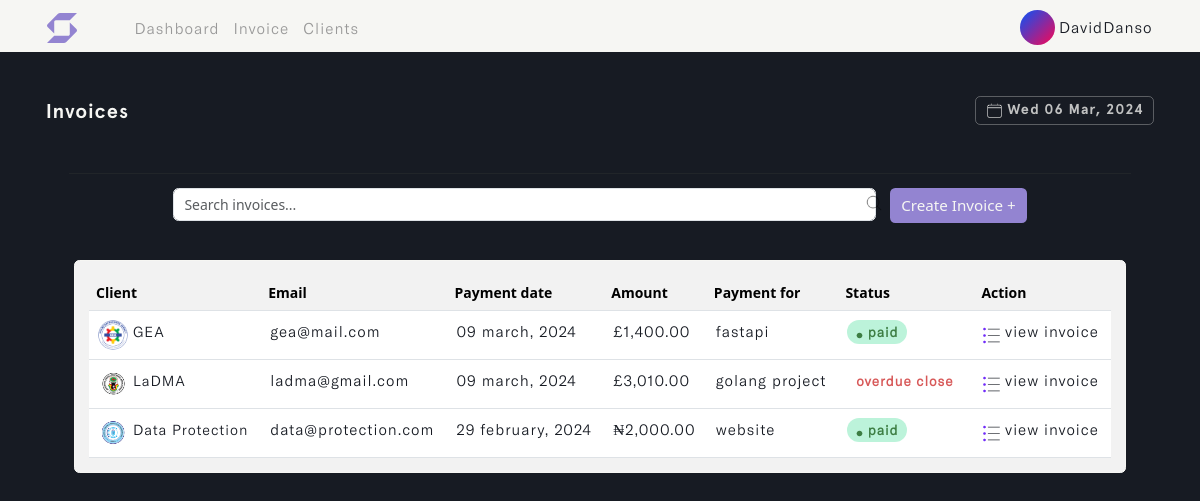
Page /invoice (signed in) on the earlier database version.
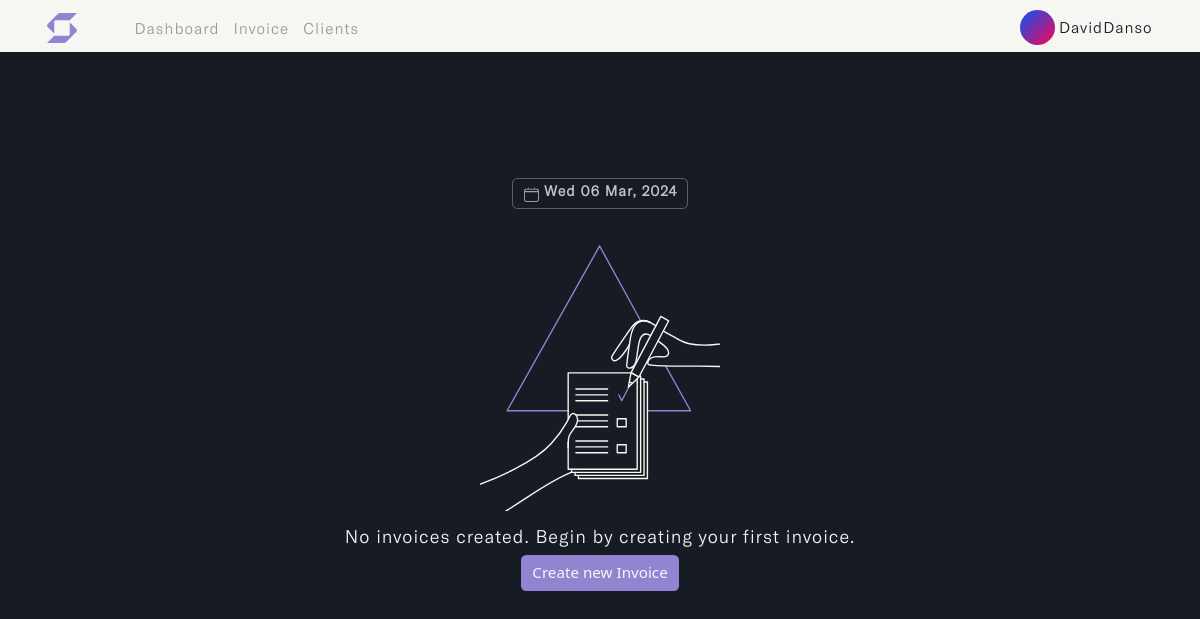
Same page on the later database version.
### user/models.py (models this page shows)
class Profile(models.Model):
    user = models.OneToOneField(User, on_delete=models.CASCADE, blank=True, null=True)
    name = models.CharField(max_length=255, unique=True)
    username = models.CharField(max_length=255, unique=True)
    email = models.EmailField(max_length=255, unique=True)
    updated_time_stamp = models.DateTimeField(auto_now=True)
    created_time_stamp = models.DateTimeField(auto_now_add=True)
    id = models.UUIDField(default=uuid.uuid4, primary_key=True, unique=True, editable=False)
    def __str__(self):
        return self.name

### invoice/models.py (models this page shows, shortened)
class Invoice(models.Model):
    STATUS = (
        ('Pending', 'Pending'),
        ('Paid', 'Paid')
    )
    CURRENCY = (
        ('USD 🇺🇸', 'USD 🇺🇸'),
        ('GHS 🇬🇭', 'GHS 🇬🇭'),
        ('GBP 🇬🇧', 'GBP 🇬🇧'),
        ('EUR 🇪🇺', 'EUR 🇪🇺'),
        ('NGN 🇳🇬', 'NGN 🇳🇬'),
    )
    account_owner = models.ForeignKey(Profile, on_delete=models.CASCADE)
    project_name = models.CharField(max_length=255)
    project_duration = models.CharField(max_length=50)
    client_name = models.ForeignKey(Client, on_delete=models.CASCADE, to_field='name', related_name='invoice',
                                    help_text='Select a client for this entry.')
    invoice_status = models.CharField(max_length=200, choices=STATUS)
    payment_date = models.DateField(max_length=200, null=True)
    currency = models.CharField(max_length=200, choices=CURRENCY)
    invoice_image = models.ImageField(null=True, blank=True, upload_to='invoice_image/', default='invoice.png')
    client_note = models.TextField(max_length=100000, null=True, blank=True)
    total = models.IntegerField(default=0, null=True, blank=True)
    paid_date = models.DateField(null=True, blank=True)
    updated_time_stamp = models.DateTimeField(auto_now=True)
    created_time_stamp = models.DateTimeField(auto_now_add=True)
    id = models.UUIDField(default=uuid.uuid4, primary_key=True, unique=True, editable=False)
    class Meta:
        ordering = ['-updated_time_stamp']

class Client(models.Model):
    account_owner = models.ForeignKey(Profile, on_delete=models.CASCADE)
    name = models.CharField(max_length=50, unique=True)
    address = models.CharField(max_length=255, default='...')
    country = models.CharField(max_length=50)
    email = models.EmailField(max_length=100, unique=True, default='...')
    phone_number = models.IntegerField(null=True, blank=True, default='(xxx)xxx-xxxx')
    city_state = models.CharField(max_length=50)
    postal_code = models.CharField(max_length=30, default='...')
    client_avatar = models.ImageField(null=True, blank=True, upload_to='client_avatar/', default='emil-kowalski.png')
    updated_time_stamp = models.DateTimeField(auto_now=True)
    created_time_stamp = models.DateTimeField(auto_now_add=True)
    id = models.UUIDField(default=uuid.uuid4, primary_key=True, unique=True, editable=False)
    @property
    def imageURL(self):
        try:
            url = self.client_avatar.url
        except:
            url = ''
        return url
    class Meta:
        ordering = ['-updated_time_stamp']
    def __str__(self):
        return self.name

### invoice/views.py (the view, shortened to what this page needs)
# urls.py: path('invoice', views.create_invoice, name='invoice'),
@login_required(login_url='login')
def create_invoice(request):
    profile = request.user.profile
    invoices = profile.invoice_set.all()
    custom_range, invoices = paginateInvoice(request, 5, invoices)
    for invoice in invoices:
        invoice.due = (invoice.payment_date - datetime.now().date()).days
    form = InvoiceCreationForm(request.user, request.POST, request.FILES if request.method == "POST" else None)
    context = {'form': form, 'invoices': invoices,
               'custom_range': custom_range}
    return render(request, 'invoice/invoice.html', context)

### invoice/templates/invoice/invoice.html (shortened to what this page needs)
{% load static %}
<!DOCTYPE html>
<html lang="en" class="js has-scroll-init has-scroll-smooth">
  <head>
    <link rel="stylesheet" href="{% static '/css/bootstrap.min.css' %}" />
    <link rel="stylesheet" href="{% static '/css/invoice.css' %}" />
  </head>
  <body
    id="pageTop"
    class="page-content"
    data-spy="scroll"
    data-target="#mainNav"
  >
    {% include 'invoice/nav.html' %}
    <main>
      <div data-scroll class="page page--layout-2" id="main">
        {% if invoices %}
        <div id="hero">
          <div class="container-fluid">
            <div class="hero-intro">
              <p>
                Invoices
                <span class="badge">
                  <img
                    src="{% static '/images/calendar.png' %}"
                    class="img-fluid calender-img"
                    alt="calender-img"
                  />
                  {% now "D d M, Y" %}
                </span>
              </p>
            </div>
          </div>
        </div>
        <div id="search">
          <div class="container-fluid">
            <div class="search-intro">
              <hr />
              <div class="row g-3 d-flex justify-content-center">
                <div class="col-md-8">
                  <img
                    src="{% static '/images/magnifying-glass.png' %}"
                    class="img-fluid search--img"
                    alt="search--img"
                  />
                  <input
                    type="text"
                    class="form-control live-search-box"
                    placeholder="Search invoices..."
                  />
                </div>
                <div class="col-auto">
                  <button
                    type="submit"
                    class="btn mb-3 invoice--btn"
                    data-bs-toggle="offcanvas"
                    data-bs-target="#offcanvasRight"
                    aria-controls="offcanvasRight"
                  >
                    Create Invoice +
                  </button>
                </div>
              </div>
            </div>
          </div>
        </div>
        {% include 'invoice/desktop-table.html' %}
        {% else %}
        <div id="no--invoices">
          <p>
            <span class="badge">
              <img
                src="{% static '/images/calendar.png' %}"
                class="img-fluid calender-img"
                alt="calender-img"
              />
              {% now "D d M, Y" %}
            </span>
          </p>
          <img
            src="{% static '/images/no-invoice.svg' %}"
            class="img-fluid no--invoice-img d-flex mx-auto"
            alt="no--invoice-img"
          />
          <p>No invoices created. Begin by creating your first invoice.</p>
          <center>
            <a
              href="#"
              class="btn"
              id="create--btn"
              data-bs-toggle="offcanvas"
              data-bs-target="#offcanvasRight"
              aria-controls="offcanvasRight"
            >
              Create new Invoice
            </a>
          </center>
        </div>
        {% endif %}
      </div>
    </main>
  </body>
</html>

### invoice/templates/invoice/nav.html (shortened to what this page needs)
{% load static %}
{% load active_link_tags %}
<nav class="navbar navbar-expand-lg fixed-top menu" id="mainNav">
  <div class="container">
    <a class="navbar-brand" href="{% url 'dashboard' %}">
      <img
        src="{% static '/images/swift_logo.svg' %}"
        class="img-fluid"
        id="logo"
        alt="logo"
      />
    </a>
    <div class="collapse navbar-collapse" id="navbarSupportedContent">
      <ul class="navbar-nav me-auto mb-2 mb-lg-0 left--links">
        <li class="nav-item">
          <a
            class="nav-link {% active_link 'dashboard' %}"
            href="{% url 'dashboard' %}"
            >Dashboard</a
          >
        </li>
        <li class="nav-item">
          <a
            class="nav-link {% active_link 'invoice' %}"
            href="{% url 'invoice' %}"
            >Invoice</a
          >
        </li>
        <li class="nav-item">
          <a
            class="nav-link {% active_link 'clients' %}"
            href="{% url 'clients' %}"
            >Clients</a
          >
        </li>
      </ul>
      <ul class="navbar-nav mb-2 mb-lg-0" id="rightNav">
        <li class="nav-item dropdown">
          <a class="nav-link" href="{% url 'profile' %}">
            <img
              id="profile_img"
              src="{% static '/images/user-avatar.svg' %}"
              class="img-fluid rounded-circle"
              alt="logo"
            />
            <small>{{request.user.profile}}</small>
          </a>
        </li>
      </ul>
    </div>
  </div>
</nav>

### templates/toast.html (shortened to what this page needs)
{% load static %}

### invoice/templates/invoice/add-invoice-modal.html (shortened to what this page needs)
{% load static %}
{% load humanize %}

### invoice/templates/invoice/desktop-table.html (shortened to what this page needs)
{% load static %}
{% load humanize %}
<div id="desktop-table" class="live-search-list">
  <div class="container">
    <div class="desktop-table-intro">
      <div class="card">
        <div class="card-body">
          <table class="table table-hover" id="invoice_table">
            <thead>
              <tr>
                <th scope="col">Client</th>
                <th scope="col">Email</th>
                <th scope="col">Payment date</th>
                <th scope="col">Amount</th>
                <th scope="col">Payment for</th>
                <th scope="col">Status</th>
                <th scope="col">Action</th>
              </tr>
            </thead>
            <tbody>
              {% for invoice in invoices %}
              <tr id="search_invoice">
                <td id="client_name">
                  <img
                    src="{{invoice.client_name.imageURL}}"
                    class="img-fluid rounded-circle"
                    id="avatar-img"
                    alt="avatar-img"
                  />
                  {{invoice.client_name}}
                </td>
                <td>{{invoice.client_name.email | truncatechars:25}}</td>
                <td>{{invoice.payment_date|date:"d F, Y"}}</td>
                <td>
                  {% if invoice.currency == "GHS 🇬🇭" %}
                  ¢{{ invoice.total|floatformat:2|intcomma }}
                  {% elif invoice.currency == "USD 🇺🇸" %}
                  ${{ invoice.total|floatformat:2|intcomma }}
                  {% elif invoice.currency == "GBP 🇬🇧" %}
                  £{{ invoice.total|floatformat:2|intcomma }}
                  {% elif invoice.currency == "EUR 🇪🇺" %}
                  €{{ invoice.total|floatformat:2|intcomma }}
                  {% elif invoice.currency == "NGN 🇳🇬" %}
                  ₦{{ invoice.total|floatformat:2|intcomma }}
                  {% endif %}
                </td>
                <td>{{invoice.project_name | truncatechars:17}}</td>
                {% if invoice.due <= 3 and invoice.invoice_status != 'Paid' %}
                <td id="due_date">
                  <span class="badge">overdue close</span>
                </td>
                {% else %}
                {% if invoice.invoice_status == 'Pending' %}
                <td id="unpaid_status">
                  <span class="badge">
                    <img
                      src="{% static '/images/pending.svg' %}"
                      class="img-fluid"
                      id="clock-img"
                      alt="clock-img"
                    />
                    {{invoice.invoice_status}}
                  </span>
                </td>
                {% else %}
                <td id="paid_status">
                  <span class="badge">
                    <img
                      src="{% static '/images/paid.svg' %}"
                      class="img-fluid"
                      id="clock-img"
                      alt="clock-img"
                    />
                    {{invoice.invoice_status}}
                  </span>
                </td>
                {% endif %}
                {% endif %}
                <td>
                  <a href="{% url 'invoice-details' invoice.id %}">
                    <img
                      src="{% static '/images/list.png' %}"
                      class="img-fluid"
                      id="open_invoice-link"
                      alt="open_invoice-link"
                    />
                    view Invoice
                  </a>
                </td>
              </tr>
              {% endfor %}
            </tbody>
          </table>
        </div>
      </div>
    </div>
  </div>
</div>

### invoice/templates/invoice/page-paginator.html (shortened to what this page needs)
{% load static %}

### invoice/templates/invoice/mobile-table.html (shortened to what this page needs)
{% load static %}
{% load humanize %}

Differences in the rows shown:
removed Invoice: client_name.imageURL (picture), client_name "GEA", client_name.email "gea@mail.com", payment_date "09 march, 2024", total "1,400.00", project_name "fastapi", invoice_status "paid"
removed Invoice: client_name.imageURL (picture), client_name "LaDMA", client_name.email "ladma@gmail.com", payment_date "09 march, 2024", total "3,010.00", project_name "golang project", invoice_status "overdue close"
removed Invoice: client_name.imageURL (picture), client_name "Data Protection", client_name.email "data@protection.com", payment_date "29 february, 2024", total "2,000.00", project_name "website", invoice_status "paid"
Other differences:
text no longer shown: "Invoices Create Invoice + Client Email Payment date Amount Payment for Status Action"
text now shown: "No invoices created. Begin by creating your first invoice. Create new Invoice"
